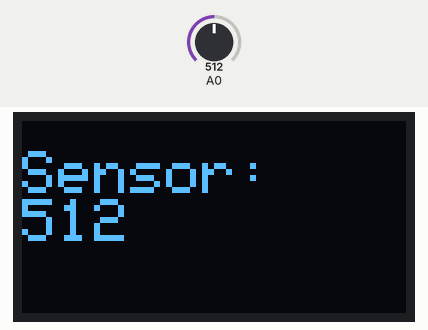
Recording of a sketch running on a simulated ESP8266 (NodeMCU). On the bench: 128×64 one-colour display. The inputs (shaded band) are chosen by the test bench; at power-on: A0 = 512. WiFi joins after 1.5 s; servers stay silent unless stated; the display library's start-up logo is not drawn; what the sketch prints to the serial monitor is not drawn.

Above: at 7.3 s.
7.4 s: A0 set to 490
At 19.5 s:
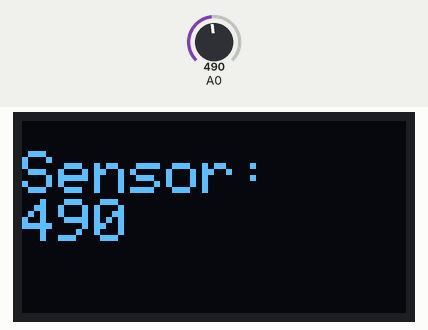
20.0 s: A0 set to 516
At 26.8 s:
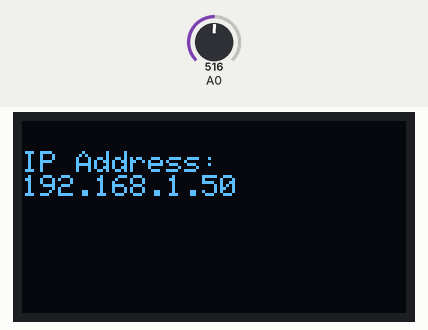
27.5 s: A0 set to 511
At 40.3 s:
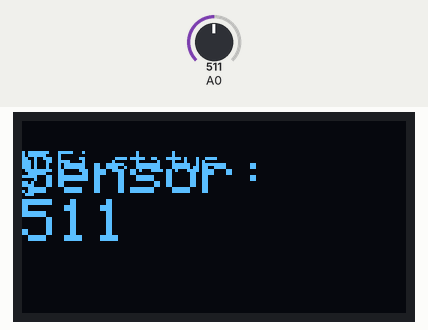
Timing chart, 0 to 41.8 s (numbered marks = the images above; inputs shaded):
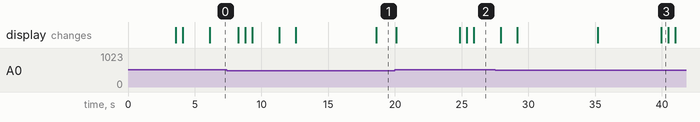

Measured:
- the behaviour switches between 500 and 501 on A0 (found by bisection; images 1 and 2)
- after the input at 20.0 s, the display: first changes after 0.10 s (image 2 shows a later state)
- what the display in image 3 shows lasts 0.6 s, from 39.9 s to 40.5 s

The sketch:

Nodemcu_IFTTT_motion_detect_oled_T1.ino
```cpp
#include <ESP8266WiFi.h>
#include "Wire.h"
#include "Adafruit_GFX.h"
#include "Adafruit_SSD1306.h"
//needed for library
#include <DNSServer.h>
#include <ESP8266WebServer.h>
#include <WiFiManager.h>
#define OLED_RESET LED_BUILTIN
const char* ssid = "lucky";
const char* password = "laxmish53";
int button = 16;            //GPIO 16
int LED = LED_BUILTIN;              // Builtin LED of ESP8266-12E board
const char* host = "maker.ifttt.com";     //IFTTT channel address
int buttonState = LOW;
int value = 1;
Adafruit_SSD1306 display(OLED_RESET);
//for LED status
#include <Ticker.h>
Ticker ticker;


void tick()
{
  //toggle state
  int state = digitalRead(LED_BUILTIN);  // get the current state of GPIO1 pin
  digitalWrite(LED_BUILTIN, !state);     // set pin to the opposite state
}

//gets called when WiFiManager enters configuration mode
void configModeCallback (WiFiManager *myWiFiManager) {
  Serial.println("Entered config mode");
  Serial.println(WiFi.softAPIP());
  //if you used auto generated SSID, print it
  Serial.println(myWiFiManager->getConfigPortalSSID());
  //entered config mode, make led toggle faster
  ticker.attach(0.2, tick);
}
void setup(){
  Serial.begin(115200);
// initialize digital pin LED_BUILTIN as an output.
  pinMode(LED_BUILTIN, OUTPUT);
  // by default, we'll generate the high voltage from the 3.3v line internally! (neat!)
  display.begin(SSD1306_SWITCHCAPVCC, 0x3c);  // initialize with the I2C addr 0x3D (for the 128x64)
  display.display();
  delay(2000);
  // Clear the buffer.
  display.clearDisplay();
  //set led pin as output
  pinMode(BUILTIN_LED, OUTPUT);
  // start ticker with 0.5 because we start in AP mode and try to connect
  ticker.attach(0.6, tick);

  //WiFiManager
  //Local intialization. Once its business is done, there is no need to keep it around
  WiFiManager wifiManager;
  //reset settings - for testing
  //wifiManager.resetSettings();

  //set callback that gets called when connecting to previous WiFi fails, and enters Access Point mode
  wifiManager.setAPCallback(configModeCallback);

  //fetches ssid and pass and tries to connect
  //if it does not connect it starts an access point with the specified name
  //here  "AutoConnectAP"
  //and goes into a blocking loop awaiting configuration
  if (!wifiManager.autoConnect()) {
    Serial.println("failed to connect and hit timeout");
    //reset and try again, or maybe put it to deep sleep
    ESP.reset();
    delay(1000);
  }

  //if you get here you have connected to the WiFi
  Serial.println("connected...yeey :)");
    display.setTextSize(21);
  display.setTextColor(WHITE);
  display.setCursor(0,10);
  display.println("Wifi Connected");
  display.display();
    delay(500);
      display.clearDisplay();
      Serial.print("IP Address: ");
      Serial.println(WiFi.localIP());
      display.setTextSize(1);
      display.setTextColor(WHITE);
      display.setCursor(0, 10);
      display.println("IP Address:.");
      display.println(WiFi.localIP());
      display.display();
      delay(2000);
      display.clearDisplay();
  ticker.detach();
  //keep LED on
  digitalWrite(BUILTIN_LED, LOW);
}

void loop() {
int sensorValue = analogRead(A0);
  // print out the value you read:
  Serial.println(sensorValue);
  display.setTextSize(2);
  display.setTextColor(WHITE);
  display.setCursor(0,10);
  display.println("Sensor:");
  display.println(sensorValue);
  display.display();
    delay(100);
    if(sensorValue>500)
    {
      digitalWrite(LED_BUILTIN, HIGH);   // turn the LED on (HIGH is the voltage level)
  delay(1000);                       // wait for a second
  digitalWrite(LED_BUILTIN, LOW);    // turn the LED off by making the voltage LOW
  delay(1000);                       // wait for a second
if (value == 1) {

      Serial.println("Sensor Value High");
      defconn();
      display.setTextSize(1);
      display.setTextColor(WHITE);
      display.setCursor(0, 10);
      display.println("IFTTT ON");
      display.display();
      delay(1000);
        display.clearDisplay();
    WiFiClient client;
      const int httpPort = 80;
      if (!client.connect(host, httpPort)) {
        Serial.println("Weak Network");
        return;
      }
      // We now create a URI for the request
      String url = "https://maker.ifttt.com/trigger/motion_detect/with/key/kdBNr-fiqACjPzsU7wLwx8eM52HNo7rXUxEEJDEaVD5";   //our link to trigger the event with special key and event name

      // This will send the request to the server
      client.print(String("GET ") + url + " HTTP/1.1\r\n" + "Host: " + host + "\r\n" + "Connection: close\r\n\r\n");  // GET request
display.setTextSize(1);
        display.setTextColor(WHITE);
        display.setCursor(0, 10);
        display.println("IFTTT triggered");
        display.display();
        delay(1000);
        display.clearDisplay();
      value = 0;
      delay(5000);
      digitalWrite(LED_BUILTIN, HIGH); // LED turns Off
 }
    else {
    value = 1;
    delay(500);}
    }
      digitalWrite(LED_BUILTIN, HIGH);    // turn the LED off by making the voltage LOW

  // Clear the buffer.
  display.clearDisplay();

}
void defconn()
{
     Serial.println(WiFi.status());
      display.setTextSize(1);
      display.setTextColor(WHITE);
      display.setCursor(0, 10);
      display.println("WiFi status ");
      display.println(WiFi.status());
      display.display();
      delay(500);
      display.clearDisplay();
      if(WiFi.status() == WL_CONNECTED) {
    Serial.println("WiFi Connected.");
      display.setTextSize(1);
      display.setTextColor(WHITE);
      display.setCursor(0, 10);
      display.println("WiFi Connected...");
      display.display();
      delay(500);
      display.clearDisplay();
      Serial.print("IP Address: ");
      Serial.println(WiFi.localIP());
      display.setTextSize(1);
      display.setTextColor(WHITE);
      display.setCursor(0, 10);
      display.println("IP Address:");
      display.println(WiFi.localIP());
      display.display();
      delay(2000);
      display.clearDisplay();
      }
      else{
   WiFi.mode(WIFI_AP);
       WiFi.begin(ssid, password); // connecting to wifi
       }
}
```
